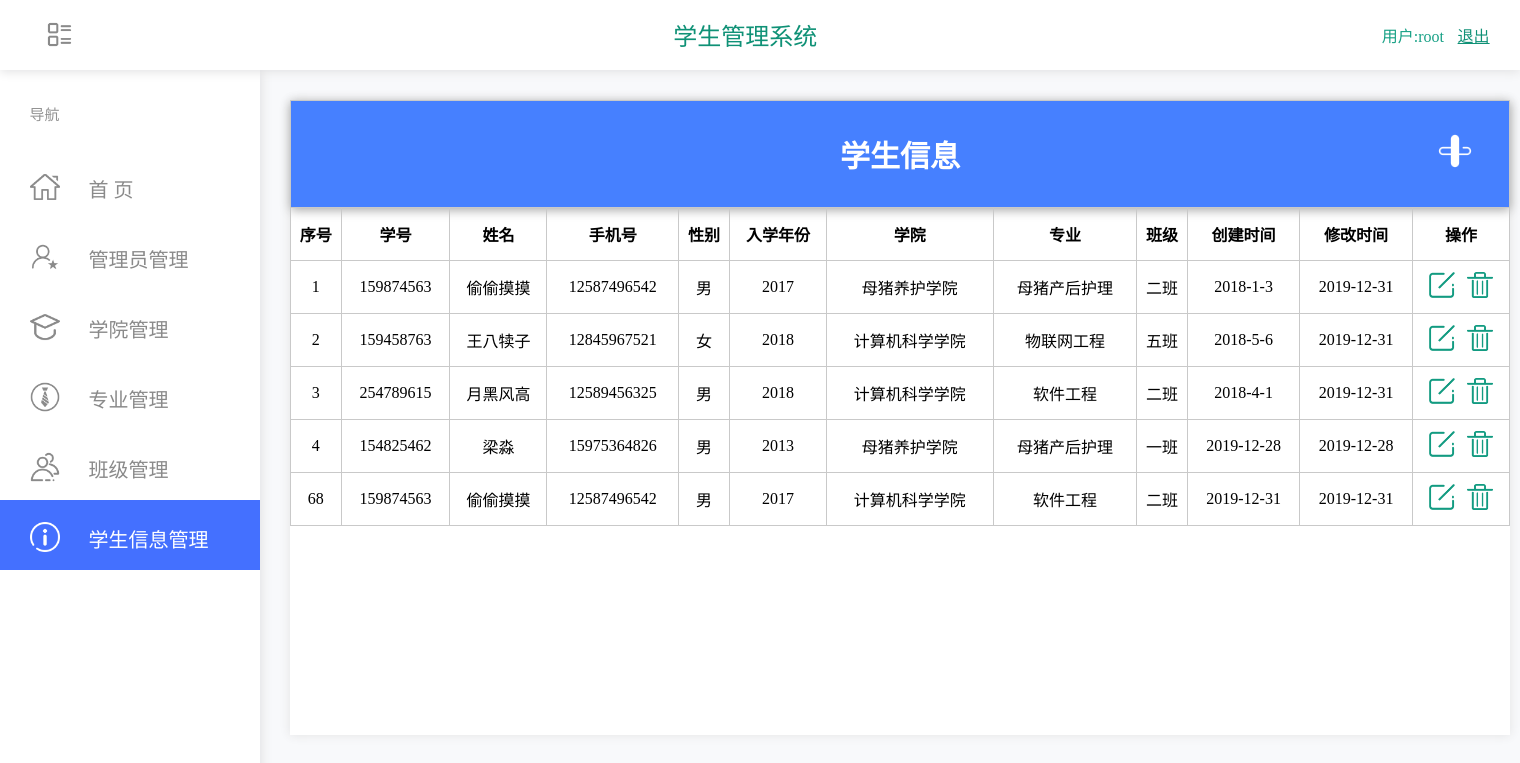
The page /student.php (signed in) on the database its author committed.
### tables this page shows
CREATE TABLE `student`  (
  `id` int(11) NOT NULL AUTO_INCREMENT COMMENT 'id',
  `student_num` varchar(11) NULL DEFAULT NULL COMMENT '学号',
  `name` varchar(30) NULL DEFAULT NULL COMMENT '姓名',
  `phone_number` varchar(30) NULL DEFAULT NULL COMMENT '手机号',
  `sex` enum('男','女') NULL DEFAULT NULL COMMENT '性别',
  `year` varchar(30) NULL DEFAULT NULL COMMENT '入学年份',
  `college_id` int(30) NULL DEFAULT NULL COMMENT '学院id',
  `major_id` int(30) NULL DEFAULT NULL COMMENT '专业id',
  `class_id` int(30) NULL DEFAULT NULL COMMENT '班级id',
  `c_time` varchar(30) NULL DEFAULT NULL COMMENT '创建时间',
  `u_time` varchar(30) NULL DEFAULT NULL COMMENT '修改时间',
  `delete_flag` enum('1','0') NULL DEFAULT '1',
  PRIMARY KEY (`id`) USING BTREE
);

CREATE TABLE `college`  (
  `id` int(11) NOT NULL AUTO_INCREMENT COMMENT 'id',
  `college_name` varchar(30) NULL DEFAULT NULL COMMENT '学院名',
  `c_time` varchar(30) NULL DEFAULT NULL COMMENT '创建时间',
  `u_time` varchar(30) NULL DEFAULT NULL COMMENT '修改时间',
  `delete_flag` enum('1','0') NULL DEFAULT '1',
  PRIMARY KEY (`id`) USING BTREE
);

CREATE TABLE `major`  (
  `id` int(11) NOT NULL AUTO_INCREMENT COMMENT 'id',
  `major_name` varchar(255) NULL DEFAULT NULL COMMENT '专业名',
  `college_id` int(11) NULL DEFAULT NULL COMMENT '学院id',
  `c_time` varchar(30) NULL DEFAULT NULL COMMENT '创建时间',
  `u_time` varchar(30) NULL DEFAULT NULL COMMENT '修改时间',
  `delete_flag` enum('1','0') NULL DEFAULT '1',
  PRIMARY KEY (`id`) USING BTREE
);

CREATE TABLE `class`  (
  `id` int(11) NOT NULL AUTO_INCREMENT COMMENT 'id',
  `class_name` varchar(30) NULL DEFAULT NULL COMMENT '班级名',
  `college_id` int(10) NULL DEFAULT NULL COMMENT '学院id',
  `major_id` int(10) NULL DEFAULT NULL COMMENT '专业id',
  `c_time` varchar(30) NULL DEFAULT NULL COMMENT '创建时间',
  `u_time` varchar(30) NULL DEFAULT NULL COMMENT '修改时间',
  `delete_flag` enum('1','0') NULL DEFAULT '1',
  PRIMARY KEY (`id`) USING BTREE
);

### student.php (the view, shortened to what this page needs)
<!doctype html>
<?php
    $serve = 'localhost:3306';
    $username = 'root';
    $password = 'root';
    $dbname = 'school';
    $link = mysqli_connect($serve,$username,$password,$dbname);
    mysqli_set_charset($link,'UTF-8');
    $ming='SELECT * FROM college,major,class,student WHERE student.major_id=major.id and student.college_id=college.id and student.class_id=class.id';
    $result = mysqli_query($link,$ming);
?>
<html>
<head>
    <link href="css/student.css" rel="stylesheet" type="text/css">
    <link href="css/base.css" rel="stylesheet" type="text/css">
</head>
<body>
    <div id="head">
        <img id="img_head" src="img/lie.png">
        <div id="logo">
            <p id="logo-text">学生管理系统</p>
        </div>
        <p id="user-text" ><?php echo "用户:" . $_SESSION['username']; ?> </p>
        <a id="exit-text" href="login.php">退出</a>
    </div>
    <div id="nav">
        <p id="text_nav" >导航</p>
        <div id="menu" >
            <a id="menu-u0" href="index.php">
                <img id="img-u0" src="img/u0-0.png" ></img>
                <p id="text-u0">首 页</p>
            </a>
            <a id="menu-u1" href="admin.php">
                <img id="img-u1" src="img/u1-1.png" ></img>
                <p id="text-u1">管理员管理</p>
            </a>
            <a id="menu-u2" href="college.php">
                <img id="img-u2" src="img/u2-2.png" ></img>
                <p id="text-u2">学院管理</p>
            </a>
            <a id="menu-u3" href="major.php">
                <img id="img-u3" src="img/u3-3.png" ></img>
                <p id="text-u3">专业管理</p>
            </a>
            <a id="menu-u4" href="class.php">
                <img id="img-u4" src="img/u4-4.png" ></img>
                <p id="text-u4">班级管理</p>
            </a>
            <a id="menu-u5" href="student.php">
                <img id="img-u5" src="img/u5.png" ></img>
                <p id="text-u5">学生信息管理</p>
            </a>
        </div>
    </div>
    <div id="con">
        <table>
            <tr>
                <th colspan="12" id="tda"><p>学生信息</p>
                    <a href="php/inserta.php">
                        <img src="img/add.png" id="add-img"></a>
                </th>
            </tr>
            <tr>
                <th>序号</th>
                <th>学号</th>
                <th>姓名</th>
                <th>手机号</th>
                <th>性别</th>
                <th>入学年份</th>
                <th>学院</th>
                <th>专业</th>
                <th>班级</th>
                <th>创建时间</th>
                <th>修改时间</th>
                <th>操作</th>
            </tr>
            <?php
                while( $row = mysqli_fetch_array($result) ){
                    if( $row['delete_flag'] ==1){
                        echo '<tr>';
                        echo '<td>' . $row['id'] . '</td>';
                        echo '<td>' . $row['student_num'] . '</td>';
                        echo '<td>' . $row['name'] . '</td>';
                        echo '<td>' . $row['phone_number'] . '</td>';
                        echo '<td>' . $row['sex'] . '</td>';
                        echo '<td>' . $row['year'] . '</td>';
                        echo '<td>' . $row['college_name'] . '</td>';
                        echo '<td>' . $row['major_name'] . '</td>';
                        echo '<td>' . $row['class_name'] . '</td>';
                        echo '<td>' . $row['c_time'] . '</td>';
                        echo '<td>' . $row['u_time'] . '</td>';
                        echo '<td><a href ="javascript:void(0);" onclick ="modify_js(' . $row['id']. ')">
                              <img id="modify-img" src="img/modify_s.png"></a>
                              &nbsp;
                              <a href ="javascript:void(0);" onclick ="delete_js(' .$row['id'] . ')">
                              <img id="delete-img" src="img/delete_s.png"></a>
                              </td>';
                        echo '</tr>';
                    }
                }
            ?>
        </table>
    </div>
</body>
</html>

### css/student.css (style rules this page uses)
#menu { position: absolute; background-color: #54DAEB; width: 260px; height: 420px; top: 150px; left: 0px; }
#menu-u0 { position: absolute; background-color: #ffffff; width: 260px; height: 70px; top: 0px; left: 0px; }
#menu-u1 { position: absolute; background-color: #ffffff; width: 260px; height: 70px; top: 70px; left: 0px; }
#menu-u2 { position: absolute; background-color: #ffffff; width: 260px; height: 70px; top: 140px; left: 0px; }
#menu-u3 { position: absolute; background-color: #ffffff; width: 260px; height: 70px; top: 210px; left: 0px; }
#menu-u4 { position: absolute; background-color: #ffffff; width: 260px; height: 70px; top: 280px; left: 0px; }
#menu-u5 { position: absolute; background-color: #4470ff; width: 260px; height: 70px; top: 350px; left: 0px; }
#img-u0,#img-u1,#img-u2,#img-u3,#img-u4,#img-u5 { position: absolute; width: 30px; height: 30px; top: 31%; left: 30px; }
#text-u5 { position: absolute; color: #ffffff; font-size: 20px; top: 6%; left: 34%; }
#text-u1,#text-u2,#text-u3,#text-u4,#text-u0 { position: absolute; color: #8a8a8a; font-size: 20px; top: 6%; left: 34%; }
table { border-collapse:collapse; width:100%; }
td,th { height:50px; vertical-align:center; text-align:center; }
table, th, td { border: 1px solid #C9C9C9; }
#delete-img,#modify-img { width: 26px; height: 26px; }
#tda { height:70px; background-color: #4680ff; font-size: 30px; color: #ffffff; box-shadow: 0px 2px 10px #a4a4a4; }
#add-img { position: absolute; width: 40px; height: 40px; top: 31px; right: 35px; }

### css/base.css (style rules this page uses)
body { background-color: #f8f9fb; }
#head { background-color: #ffffff; position: absolute; top: 0px; left: 0px; height: 70px; width: 100%; box-shadow: 0px 2px 10px #e2e2e3; z-index: 100; }
#img_head { position: absolute; width: 27px; height: 27px; top: 30%; left: 3%; }
#logo { position: absolute; background-color: #ffffff; width: 260px; height: 60px; top: 5px; left: 41%; }
#logo-text { font-size: 24px; color: #0f9176; position: absolute; left: 50px; top: -20%; }
#user-text { color: #16a085; position: absolute; right: 5%; top: 10%; }
#exit-text { color: #0f9176; position: absolute; right: 2%; top: 33%; }
#nav { position: absolute; background-color: #ffffff; width: 260px; height: 100%; top: 0px; left: 0px; box-shadow: 2px 0px 10px #e2e2e3; z-index: 98; }
#text_nav { color: #929292; font-size: 15px; position: absolute; left: 29.438px; top: 88px; }
#con { position: absolute; background-color: #ffffff; width: 1220px; height: 635px; top: 100px; left: 290px; box-shadow: 0px 0px 10px #e2e2e3; z-index: 97; }

### rows shown on the page
student: id "1", student_num "159874563", name "偷偷摸摸", phone_number "12587496542", sex "男", year "2017", college.college_name "母猪养护学院", major.major_name "母猪产后护理", class.class_name "二班", c_time "2018-1-3", u_time "2019-12-31"
student: id "2", student_num "159458763", name "王八犊子", phone_number "12845967521", sex "女", year "2018", college.college_name "计算机科学学院", major.major_name "物联网工程", class.class_name "五班", c_time "2018-5-6", u_time "2019-12-31"
student: id "3", student_num "254789615", name "月黑风高", phone_number "12589456325", sex "男", year "2018", college.college_name "计算机科学学院", major.major_name "软件工程", class.class_name "二班", c_time "2018-4-1", u_time "2019-12-31"
student: id "4", student_num "154825462", name "梁淼", phone_number "15975364826", sex "男", year "2013", college.college_name "母猪养护学院", major.major_name "母猪产后护理", class.class_name "一班", c_time "2019-12-28", u_time "2019-12-28"
student: id "68", student_num "159874563", name "偷偷摸摸", phone_number "12587496542", sex "男", year "2017", college.college_name "计算机科学学院", major.major_name "软件工程", class.class_name "二班", c_time "2019-12-31", u_time "2019-12-31"

### other values the page prints
$_SESSION['username'] "root"
